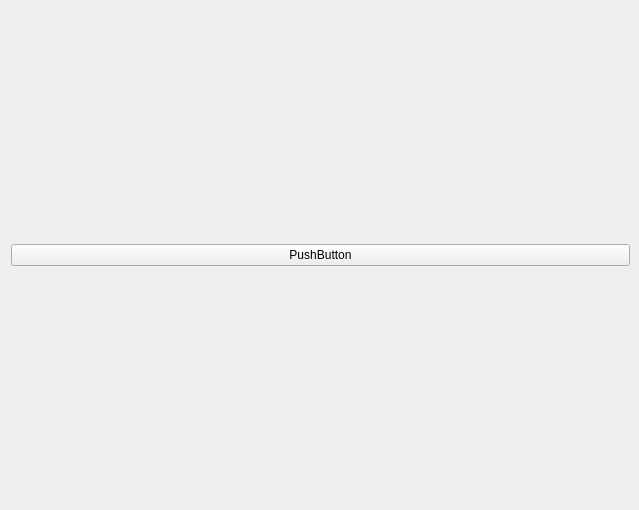
<?xml version="1.0" encoding="UTF-8"?>
<ui version="4.0">
 <class>MainWindow</class>
 <widget class="QWidget" name="MainWindow">
  <property name="geometry">
   <rect>
    <x>0</x>
    <y>0</y>
    <width>639</width>
    <height>510</height>
   </rect>
  </property>
  <property name="windowTitle">
   <string>MainWindow</string>
  </property>
  <widget class="QWidget" name="gridLayoutWidget">
   <property name="geometry">
    <rect>
     <x>0</x>
     <y>0</y>
     <width>641</width>
     <height>511</height>
    </rect>
   </property>
   <layout class="QGridLayout" name="gridLayout">
    <item row="0" column="0">
     <widget class="QPushButton" name="pushButton">
      <property name="text">
       <string>PushButton</string>
      </property>
     </widget>
    </item>
   </layout>
  </widget>
 </widget>
 <layoutdefault spacing="6" margin="11"/>
 <resources/>
 <connections/>
</ui>
